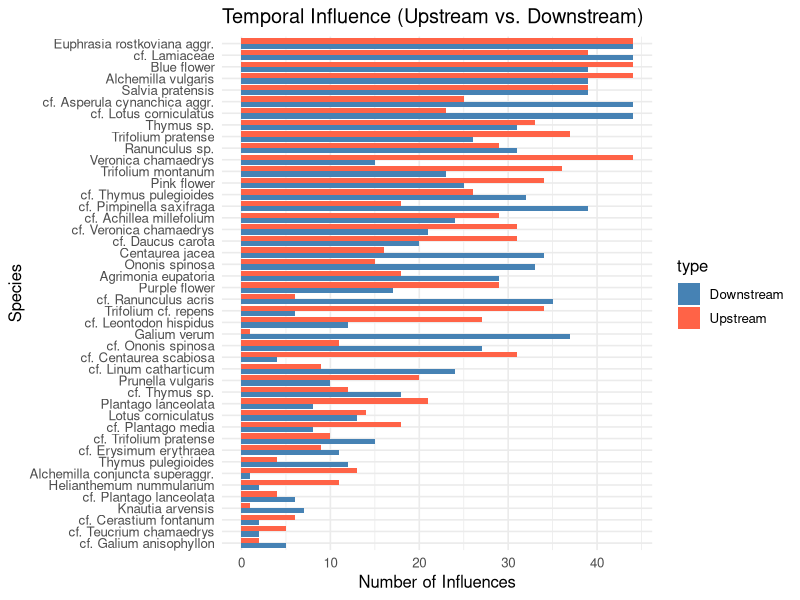
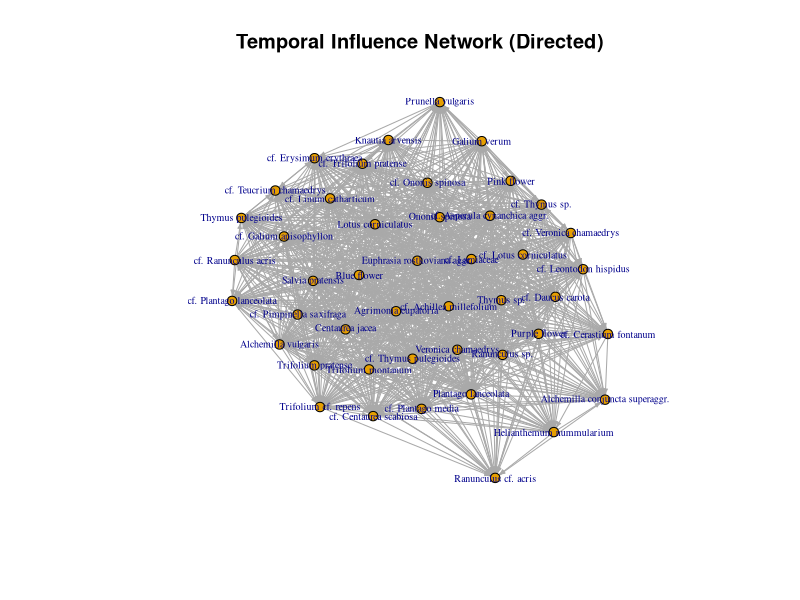
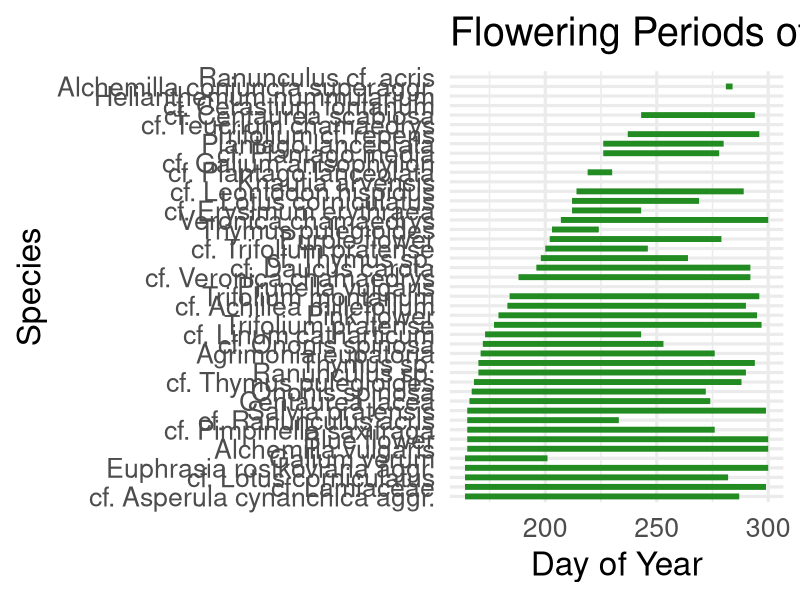
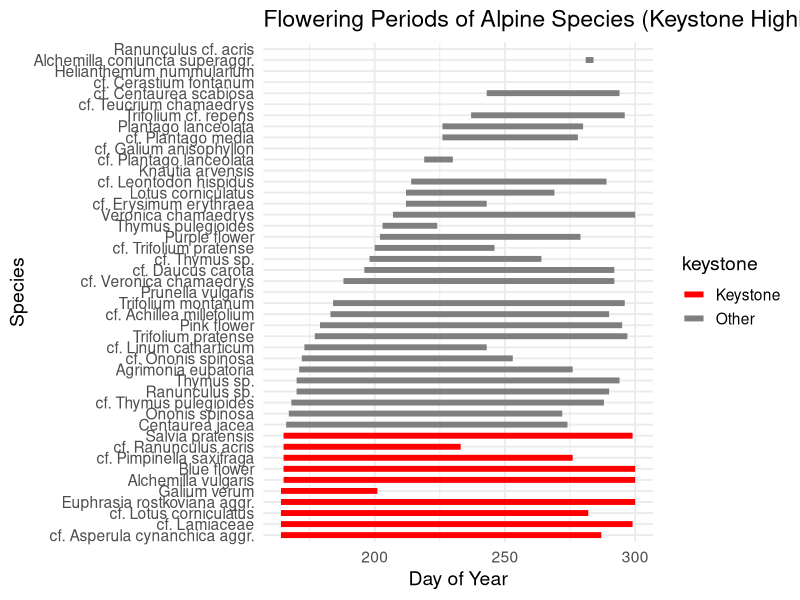
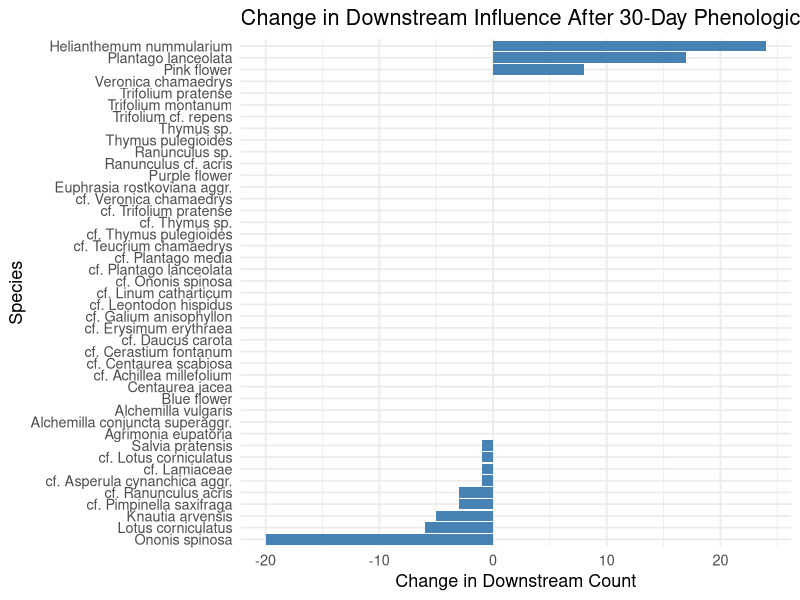
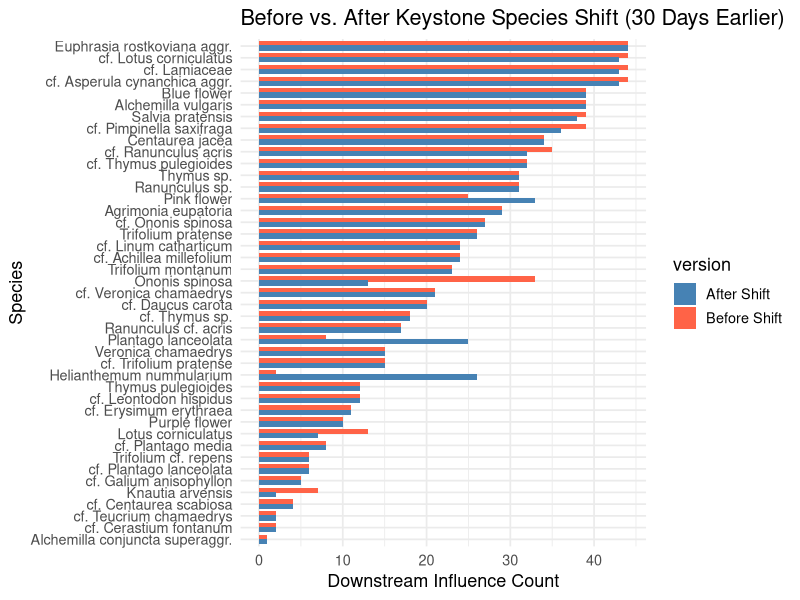
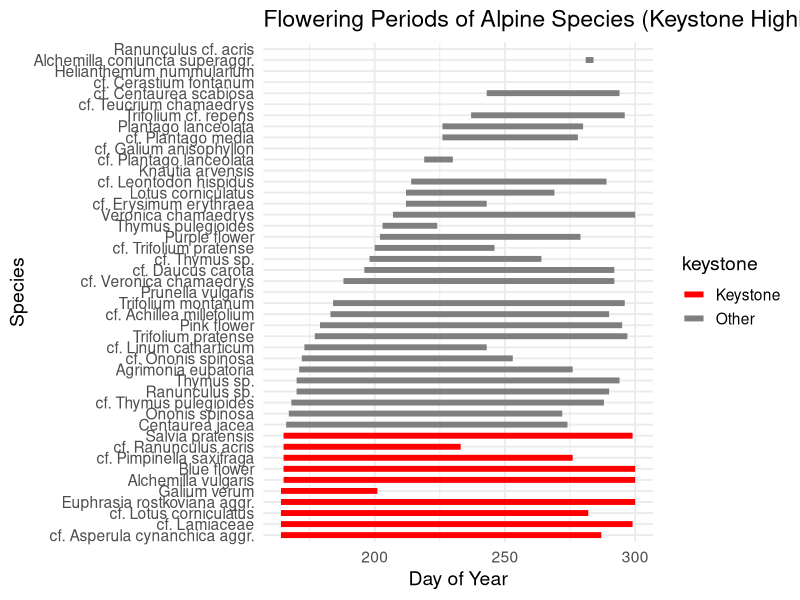
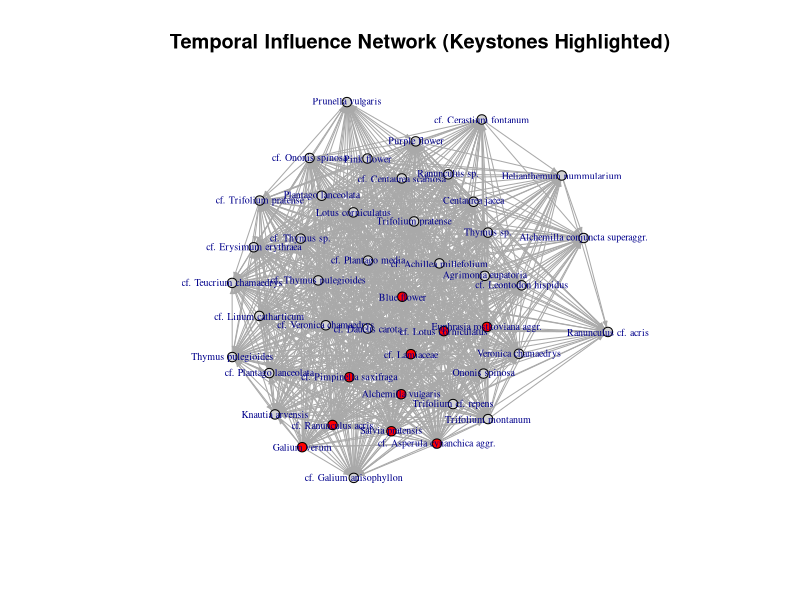

Recreate these plots in R, in order.
## ---- chunk 1
# Load packages
library(dplyr)
library(readr)
library(ggplot2)
library(tidyr)
library(igraph)
## ---- chunk 2

# Load your data
df <- read_csv("./data/vol-rud_cal-phene-2023.csv")

# Initialize lists
downstream_list <- list()
upstream_list <- list()

# Loop through all species
for (i in 1:nrow(df)) {
  focal <- df[i, ]
  focal_downstream <- c()
  focal_upstream <- c()
  
  for (j in 1:nrow(df)) {
    if (i == j) next
    
    other <- df[j, ]
    
    f_start <- focal$start_day
    f_end   <- focal$end_day
    o_start <- other$start_day
    o_end   <- other$end_day
    
    # Downstream: other starts after focal, and within 30 days of focal's end
    if (o_start >= f_start && o_start <= f_end + 30) {
      focal_downstream <- c(focal_downstream, other$species)
    }
    
    # Upstream: other ends before or during focal, and within 30 days before focal's start
    if (o_end <= f_end && o_end >= f_start - 30) {
      focal_upstream <- c(focal_upstream, other$species)
    }
  }
  
  downstream_list[[focal$species]] <- unique(focal_downstream)
  upstream_list[[focal$species]] <- unique(focal_upstream)
}

# Create influence counts
influence_df <- data.frame(
  species = names(downstream_list),
  downstream_count = sapply(downstream_list, length),
  upstream_count = sapply(upstream_list, length),
  stringsAsFactors = FALSE
)

# View top temporal keystone species (most downstream influence)
influence_df %>%
  arrange(desc(downstream_count)) %>%
  head(10)
## ---- chunk 3
# Reshape for plotting
plot_df <- influence_df %>%
  pivot_longer(cols = c(upstream_count, downstream_count),
               names_to = "type", values_to = "count") %>%
  mutate(type = ifelse(type == "upstream_count", "Upstream", "Downstream"))

# Plot
ggplot(plot_df, aes(x = reorder(species, count), y = count, fill = type)) +
  geom_bar(stat = "identity", position = position_dodge()) +
  coord_flip() +
  labs(title = "Temporal Influence (Upstream vs. Downstream)",
       x = "Species", y = "Number of Influences") +
  scale_fill_manual(values = c("Upstream" = "tomato", "Downstream" = "steelblue")) +
  theme_minimal(base_size = 12)
## ---- chunk 4

# Build edge list from downstream relationships
edges <- data.frame(from = character(), to = character(), stringsAsFactors = FALSE)

for (sp in names(downstream_list)) {
  to_species <- downstream_list[[sp]]
  if (length(to_species) > 0) {
    edges <- rbind(edges, data.frame(from = rep(sp, length(to_species)), to = to_species))
  }
}

# Create and plot network
g <- graph_from_data_frame(edges, directed = TRUE)

plot(g,
     vertex.label.cex = 0.6,
     vertex.size = 5,
     edge.arrow.size = 0.3,
     main = "Temporal Influence Network (Directed)")
## ---- chunk 5
# Strip plot
ggplot(df, aes(x = start_day, xend = end_day, y = reorder(species, start_day), yend = species)) +
  geom_segment(linewidth = 2, color = "forestgreen") +
  labs(title = "Flowering Periods of Alpine Species",
       x = "Day of Year", y = "Species") +
  theme_minimal(base_size = 24)
## ---- chunk 6
# Top 10 keystone species by downstream influence
keystones <- influence_df %>%
  arrange(desc(downstream_count)) %>%
  slice(1:10) %>%
  pull(species)
## ---- chunk 7

# Add a keystone flag
df <- df %>%
  mutate(keystone = ifelse(species %in% keystones, "Keystone", "Other"))

# Timeline plot with highlights
p_timeline <- ggplot(df, aes(x = start_day, xend = end_day,
                             y = reorder(species, start_day), yend = species,
                             color = keystone)) +
  geom_segment(linewidth = 2) +
  scale_color_manual(values = c("Keystone" = "red", "Other" = "gray50")) +
  labs(title = "Flowering Periods of Alpine Species (Keystone Highlighted)",
       x = "Day of Year", y = "Species") +
  theme_minimal(base_size = 14)

p_timeline
# Save high-res timeline plot
ggsave("figs/alpine_flowering_timeline_keystones.png", p_timeline, width = 12, height = 10, dpi = 300)
## ---- chunk 8
library(igraph)

# Build edge list
edges <- data.frame(from = character(), to = character(), stringsAsFactors = FALSE)

for (sp in names(downstream_list)) {
  to_species <- downstream_list[[sp]]
  if (length(to_species) > 0) {
    edges <- rbind(edges, data.frame(from = rep(sp, length(to_species)), to = to_species))
  }
}

# Create graph
g <- graph_from_data_frame(edges, directed = TRUE)

# Set node color: red = keystone, gray = other
V(g)$color <- ifelse(V(g)$name %in% keystones, "red", "lightgray")

# Save high-res network diagram
png("figs/temporal_influence_network_keystones.png", width = 1600, height = 1200, res = 300)
plot(g,
     vertex.label.cex = 0.6,
     vertex.size = 5,
     edge.arrow.size = 0.3,
     main = "Temporal Influence Network (Keystones Highlighted)")
dev.off()
## ---- chunk 9


# Load the data
df <- read_csv("./data/vol-rud_cal-phene-2023.csv")

# ---- FUNCTION: Calculate upstream and downstream counts ----
calculate_influence <- function(data, window = 30) {
  upstream_list <- list()
  downstream_list <- list()
  
  for (i in 1:nrow(data)) {
    focal <- data[i, ]
    f_start <- focal$start_day
    f_end   <- focal$end_day
    
    upstream <- c()
    downstream <- c()
    
    for (j in 1:nrow(data)) {
      if (i == j) next
      other <- data[j, ]
      o_start <- other$start_day
      o_end   <- other$end_day
      
      if (o_start >= f_start && o_start <= f_end + window) {
        downstream <- c(downstream, other$species)
      }
      if (o_end <= f_end && o_end >= f_start - window) {
        upstream <- c(upstream, other$species)
      }
    }
    
    upstream_list[[focal$species]] <- unique(upstream)
    downstream_list[[focal$species]] <- unique(downstream)
  }
  
  # Create influence dataframe
  data.frame(
    species = names(upstream_list),
    upstream_count = sapply(upstream_list, length),
    downstream_count = sapply(downstream_list, length),
    stringsAsFactors = FALSE
  )
}

# ---- STEP 1: Original Influence Metrics ----
influence_before <- calculate_influence(df)

# ---- STEP 2: Identify Top 10 Keystone Species (by downstream count) ----
keystones <- influence_before %>%
  arrange(desc(downstream_count)) %>%
  slice(1:10) %>%
  pull(species)

# ---- STEP 3: Apply 30-day Shift to Keystone Species ----
df_shifted <- df %>%
  mutate(
    start_day = ifelse(species %in% keystones, start_day - 30, start_day),
    end_day   = ifelse(species %in% keystones, end_day - 30, end_day)
  )

# ---- STEP 4: Influence After Shift ----
influence_after <- calculate_influence(df_shifted)

# ---- STEP 5: Merge Before/After and Calculate Differences ----
compare_df <- influence_before %>%
  rename(upstream_before = upstream_count,
         downstream_before = downstream_count) %>%
  inner_join(
    influence_after %>%
      rename(upstream_after = upstream_count,
             downstream_after = downstream_count),
    by = "species"
  ) %>%
  mutate(
    upstream_change = upstream_after - upstream_before,
    downstream_change = downstream_after - downstream_before
  )

# ---- STEP 6: Plot Change in Downstream Influence ----
ggplot(compare_df, aes(x = reorder(species, downstream_change), y = downstream_change)) +
  geom_bar(stat = "identity", fill = "steelblue") +
  coord_flip() +
  labs(
    title = "Change in Downstream Influence After 30-Day Phenological Shift",
    x = "Species", y = "Change in Downstream Count"
  ) +
  theme_minimal(base_size = 13)

# ---- Optional: Save to file ----
ggsave("figs/phenology_influence_shift.png", width = 12, height = 8, dpi = 300)
## ---- chunk 10
# Reshape for side-by-side comparison
compare_long <- compare_df %>%
  select(species, downstream_before, downstream_after) %>%
  pivot_longer(cols = starts_with("downstream"),
               names_to = "version", values_to = "count") %>%
  mutate(version = recode(version,
                          downstream_before = "Before Shift",
                          downstream_after = "After Shift"))

# Plot side-by-side bars
ggplot(compare_long, aes(x = reorder(species, count), y = count, fill = version)) +
  geom_bar(stat = "identity", position = position_dodge(width = 0.7)) +
  coord_flip() +
  labs(
    title = "Before vs. After Keystone Species Shift (30 Days Earlier)",
    x = "Species", y = "Downstream Influence Count"
  ) +
  scale_fill_manual(values = c("Before Shift" = "tomato", "After Shift" = "steelblue")) +
  theme_minimal(base_size = 13)
## ---- chunk 11
# Show top 10 biggest changes in downstream influence
compare_df %>%
  arrange(desc(abs(downstream_change))) %>%
  slice(1:10) %>%
  select(species, downstream_before, downstream_after, downstream_change)
## ---- chunk 12

## ---- chunk 13

## ---- chunk 14

## ---- chunk 15

## ---- chunk 16

